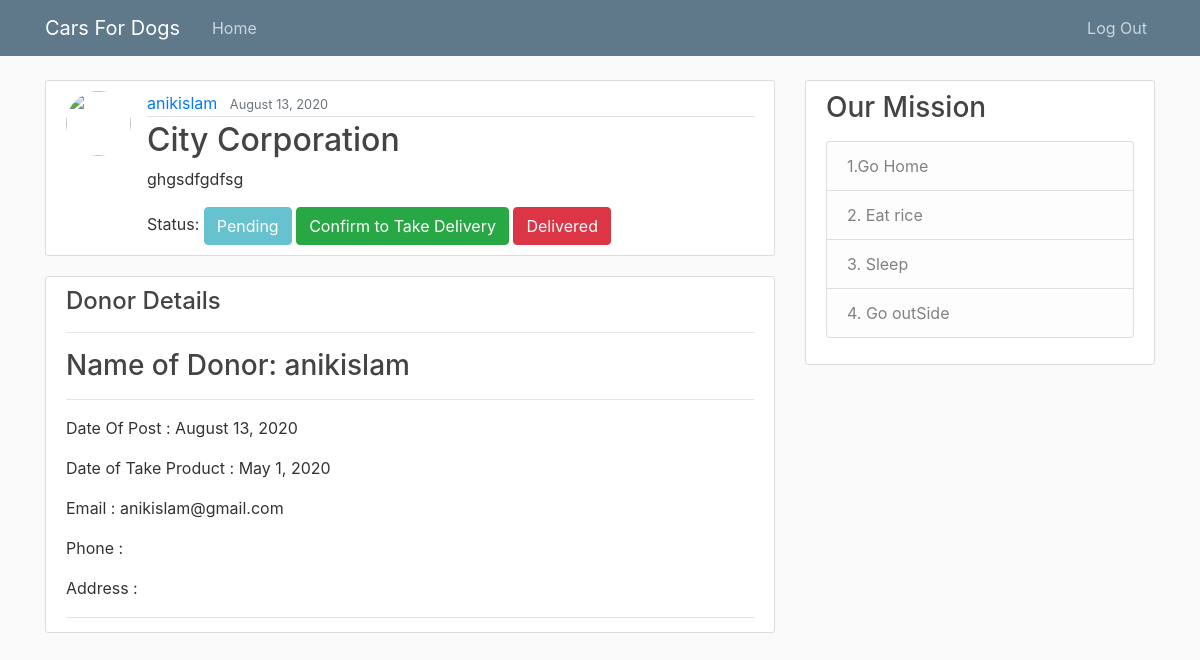
Page /voluntiar/see_post/5/ on the earlier database version.
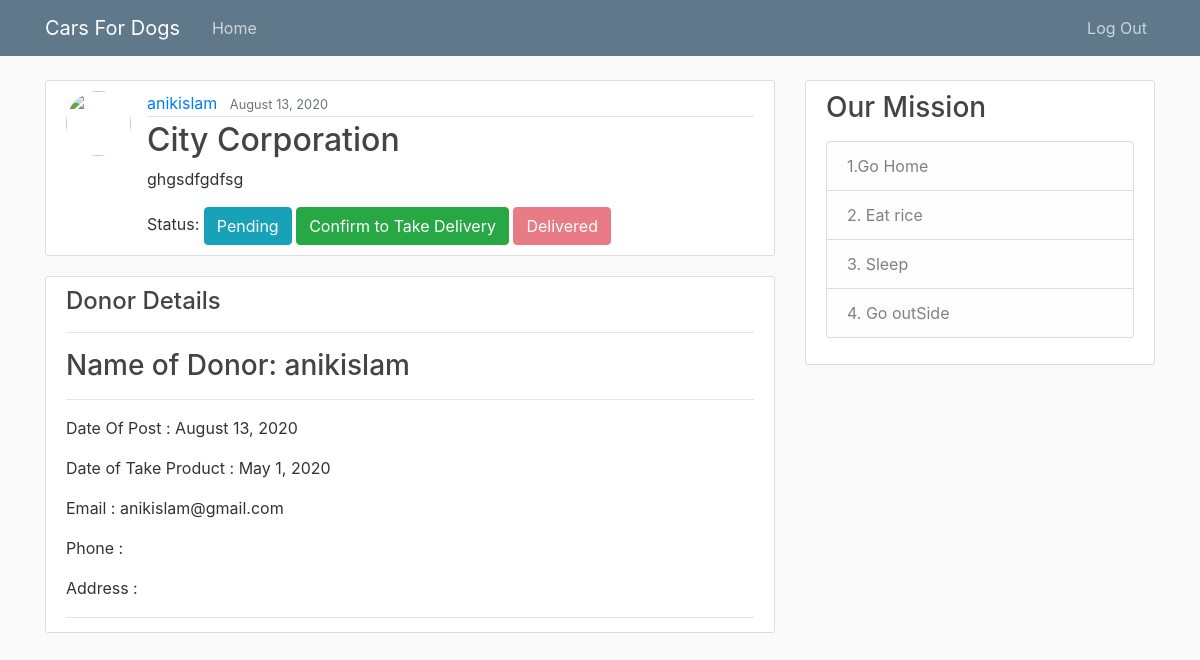
Same page on the later database version.
### voluntiar/views.py (the view)
# urls.py: path('post/<int:pk>/', PostView.as_view(), name='details'),
class PostView (DetailView):
    model = Doner_Post
    template_name = "voluntiar/post_view.html"

### voluntiar/templates/voluntiar/post_view.html
{% extends "voluntiar/base.html" %}
{% block content %}
    <article class="media content-section">
        <img class="rounded-circle article-img" src="{{ object.username.profile.image.url }}">
        <div class="media-body">
            <div class="article-metadata">
                <a class="mr-2" href="#">{{ object.username }}</a>
                <small class="text-muted">{{ object.date_posted | date:"F d, Y" }}</small>
            </div>
            <h2 class="article-title">{{ object.title }}</h2>
            <p class="article-content">{{ object.food_des }}</p>
         Status:
                {% if object.status == 1 %}
                    <button class="btn btn-info" disabled>Pending</button>
                    <a href="{% url 'update_status' object.id %}" class="btn btn-success" >Confirm to Take Delivery</a>
                    <a href="{% url 'update_status2'  object.id %}" class="btn btn-danger">Delivered</a>
                {% elif object.status == 2  %}
                    <a href="{% url 'update_status1'  object.id %}" class="btn btn-info" >Pending</a>
                    <button class="btn btn-success" disabled >Confirm to Take Delivery</button>
                    <a href="{% url 'update_status2'  object.id %}" class="btn btn-danger">Delivered</a>
                {% else %}
                    <a href="{% url 'update_status1'  object.id %}" class="btn btn-info" >Pending</a>
                    <a href="{% url 'update_status'  object.id %}" class="btn btn-success" >Confirm to Take Delivery</a>
                    <button class="btn btn-danger" disabled>Delivered</button>
                {% endif %}
        </div>
    </article>
    <article  class="media content-section">
        <div class="media-body">
        <h4>Donor Details</h4>
            <hr>
               <div class="article-metadata">
                <h3>Name of Donor: {{ object.username }}</h3>
                   <hr>
               <p>Date Of Post :  {{ object.date_posted | date:"F d, Y" }}</p>
                   <p>Date of Take Product : {{ object.date }}</p>
                   <p>Email : {{ object.username.email }}</p>
                     <p>Phone : {{ object.username.profile.number }}</p>
                    <address>Address : {{ object.username.profile.address }}</address>
            </div>
        </div>
    </article>
{% endblock content %}

Differences in the rows shown:
changed Doner_Post "City Corporation": status 1 → 3 (drawn)
